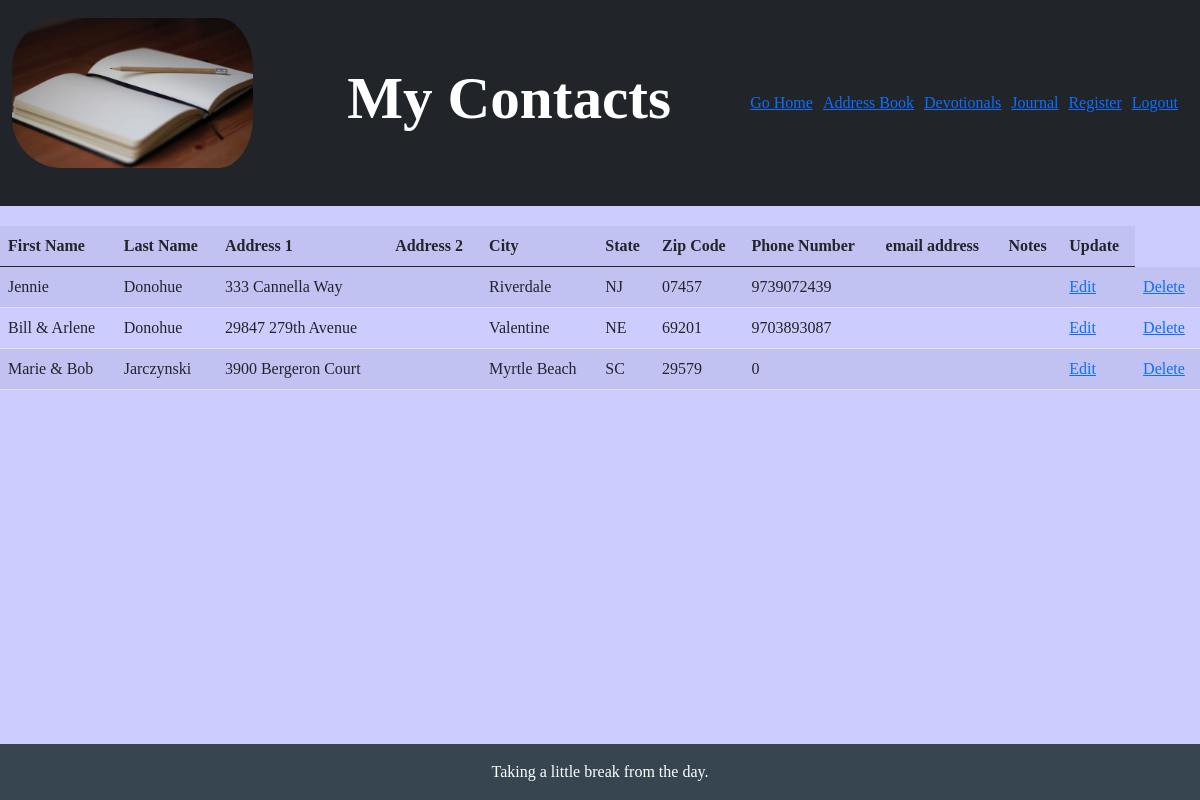
/address_list (signed in), run on the app's committed database.
### application.py (models this page shows, shortened)
class Addresses(db.Model):
    id = db.Column('id', db.Integer, primary_key=True)
    user_id = db.Column('user_id', db.Integer,
                        db.ForeignKey('users.id'), nullable=False)
    first_name = db.Column('first_name', db.TEXT, nullable=False)
    last_name = db.Column('last_name', db.TEXT, nullable=True)
    street1 = db.Column('street1', db.TEXT, nullable=False)
    street2 = db.Column('street2', db.TEXT, nullable=True)
    city = db.Column('city', db.TEXT, nullable=True)
    state = db.Column('state', db.CHAR(2), nullable=True)
    zip_code = db.Column('zip_code', db.VARCHAR(10), nullable=True)
    phone = db.Column('phone', db.VARCHAR(22), nullable=False)
    email = db.Column('email', db.TEXT, nullable=True)
    notes = db.Column('notes', db.TEXT, nullable=True)

### application.py (the view)
@app.route("/address_list")
@login_required
def address_list():
    user_id = session["user_id"]
    contact = Addresses.query.filter_by(
        user_id=user_id).order_by(Addresses.last_name).all()
    return render_template("address_list.html", contacts=contact)

### application.py (called while the page is built)
def login_required(f):
    @wraps(f)
    def wrap(*args, **kwargs):
        if session.get("user_id") is None:
            return redirect("/login")
        return f(*args, **kwargs)
    return wrap

### templates/address_list.html (shortened to what this page needs)
{% extends "layout.html" %}
{% block body %}
<nav class="navbar navbar-expand-sm bg-dark navbar-dark">
    <div class="container-fluid">
        <div class="navbar-header">
            <a class="navbar-brand"><img id="logo" src="static/images/blank-journal.jpg" alt="Logo"></a>
        </div>
        <h2>My Contacts</h2>
        <ul class="nav navbar-nav navbar-right">
            <li><a href="/"> Go Home</a></li>
            <li><a href="/address_book"> Address Book</a></li>
            <li><a href="/verses"> Devotionals</a></li>
            <li><a href="/journal"> Journal</a></li>
            <li><a href="/register"> Register</a></li>
            <li><a href="/logout"> Logout</a></li>
        </ul>
    </div>
</nav>
<table class="table table-striped">
    <tr>
        <th>First Name</th>
        <th>Last Name</th>
        <th>Address 1</th>
        <th>Address 2</th>
        <th>City</th>
        <th>State</th>
        <th>Zip Code</th>
        <th>Phone Number</th>
        <th>email address</th>
        <th>Notes</th>
        <th>Update</th>
    </tr>
    <tbody>
        {% for contact in contacts %}
        <tr>
            <td>{{contact["first_name"]}}</td>
            <td>{{contact["last_name"]}}</td>
            <td>{{contact["street1"]}}</td>
            <td>{{contact["street2"]}}</td>
            <td>{{contact["city"]}}</td>
            <td>{{contact["state"]}}</td>
            <td>{{contact["zip_code"]}}</td>
            <td>{{contact["phone"]}}</td>
            <td>{{contact["email"]}}</td>
            <td>{{contact["notes"]}}</td>
            <td><a href="/edit_contact/{{contact['id']}}">Edit</a></td>
            <td><a href="/delete/{{contact['id']}}">Delete</a></td>
        </tr>
        {% endfor %}
</table>
<div class="footer">
    <footer>
        <div id="foot" class="text-center p-3">
            Taking a little break from the day.
    </footer>
</div>
{% endblock %}

### static/styles.css (style rules this page uses)
body { font-family: Gothic; background-color: #CCCCFF; margin-bottom: 150px; }
#logo { height: 150px; width: 100%; float: left; margin-top: 10px; border-radius: 50px; }
.navbar-nav li { margin-right: 10px; }
h1, h2 { font-size: 3.7rem; font-weight: bold; text-align: center; }
h2 { color: #FFF; }
img { height: 250px; width: 100%; padding-right: 15px; }
.footer { position: fixed; left: 0; bottom: 0; width: 100%; background-color: #36454F; color: white; font-size: 1rem; text-align: center; margin-top: 250px; }
nav { margin-bottom: 20px; }

### data on the page
Addresses: first_name "Jennie", last_name "Donohue", street1 "333 Cannella Way", city "Riverdale", state "NJ", zip_code "07457", phone "9739072439"
Addresses: first_name "Bill & Arlene", last_name "Donohue", street1 "29847 279th Avenue", city "Valentine", state "NE", zip_code "69201", phone "9703893087"
Addresses: first_name "Marie & Bob", last_name "Jarczynski", street1 "3900 Bergeron Court", city "Myrtle Beach", state "SC", zip_code "29579", phone "0"
